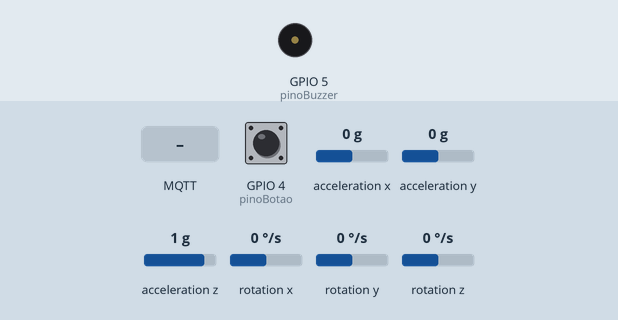
This sketch was run on a simulated ESP32. On the bench: buzzer (waves = sounding, pin HIGH). The inputs (shaded band) are chosen by the test bench; at power-on: GPIO 4 (pinoBotao) HIGH, acceleration x 0 g, acceleration y 0 g, acceleration z 1 g, rotation x 0 °/s, rotation y 0 °/s, rotation z 0 °/s. WiFi joins after 1.5 s; servers stay silent unless stated; no MQTT or app messages arrive unless stated; what the sketch prints to the serial monitor is not drawn.

Above: at 2.7 s.
2.8 s: MQTT message "BUZZER_ON" arrives on the first subscribed topic
At 3.9 s:
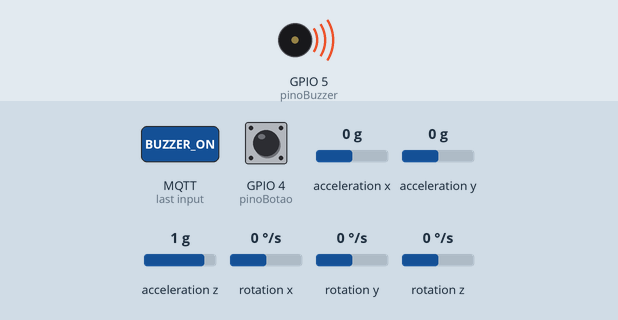
4.4 s: GPIO 4 (pinoBotao) pulled LOW for 1 s
At 5.2 s:
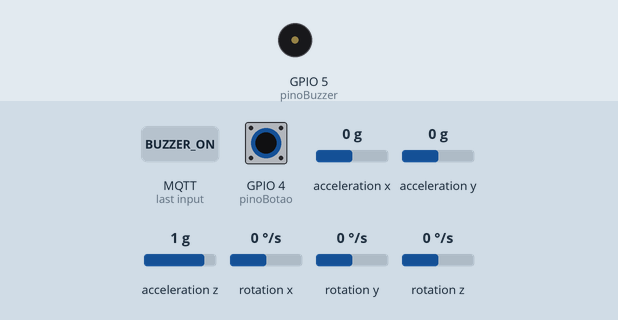
10.0 s: acceleration x set to -0.8 g
11.5 s: acceleration x set to -1.1 g
At 11.9 s:
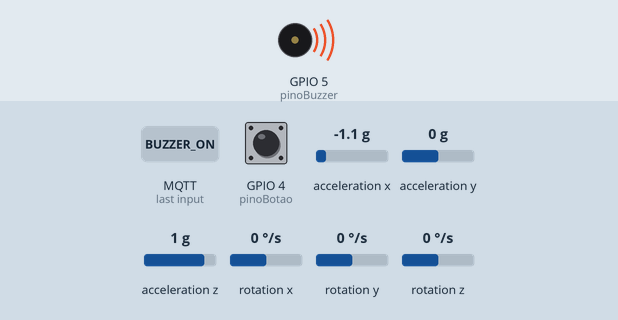
Timing chart, 0 to 14.1 s (numbered marks = the images above; inputs shaded):
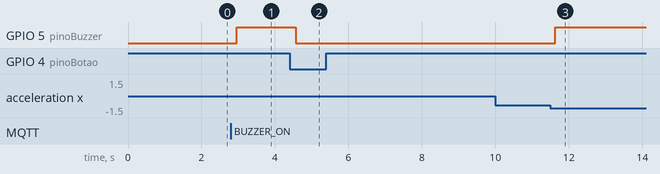

Measured:
- the behaviour switches between -0.9 and -1 g on acceleration x (found by bisection; images 2 and 3)
- after the input at 2.8 s, GPIO 5 (pinoBuzzer): LOW → HIGH after 0.16 s
- after the input at 4.4 s, GPIO 5 (pinoBuzzer): HIGH → LOW after 0.16 s
- after the input at 10.0 s, every drawn part: stays the same
- after the input at 11.5 s, GPIO 5 (pinoBuzzer): LOW → HIGH after 0.13 s

The sketch:

objetos_inteligentes.ino
```cpp
#include <WiFi.h>
#include <Wire.h>
#include <MPU6050.h>
#include <PubSubClient.h>

// ---------- DADOS DO WI-FI ----------
const char* ssid = "Rafita";
const char* password = "25060528";

// ---------- DADOS DO BROKER MQTT ----------
const char* mqtt_server = "test.mosquitto.org";
const int mqtt_port = 1883;
const char* topic_sensor = "alarme/queda";    // envio de alerta
const char* topic_comando = "alarme/comando"; // comando remoto

WiFiClient espClient;
PubSubClient client(espClient);

// ---------- MPU ----------
MPU6050 mpu;

// ---------- PINOS ----------
const int pinoBotao = 4;
const int pinoBuzzer = 5;

// ---------- SISTEMA ----------
bool sistemaAtivo = false;
bool quedaDetectada = false;
float limiteQueda = 1.4;

// ---------- TEMPO ----------
unsigned long ultimoEnvio = 0;

// ---------- FUNÇÕES ----------
void conectarWiFi() {
  Serial.print("Conectando ao Wi-Fi");
  WiFi.begin(ssid, password);
  while (WiFi.status() != WL_CONNECTED) {
    delay(500);
    Serial.print(".");
  }
  Serial.println("\n✅ Conectado!");
  Serial.print("IP: ");
  Serial.println(WiFi.localIP());
}

void callback(char* topic, byte* payload, unsigned int length) {
  // Recebe comando via MQTT
  String msg;
  for (int i = 0; i < length; i++) msg += (char)payload[i];

  Serial.print("Mensagem recebida: ");
  Serial.println(msg);

  if (String(topic) == topic_comando) {
    if (msg == "ATIVAR") {
      sistemaAtivo = true;
      quedaDetectada = false;
      digitalWrite(pinoBuzzer, LOW);
      Serial.println("✅ Sistema ATIVADO via MQTT");
    } else if (msg == "DESATIVAR") {
      sistemaAtivo = false;
      digitalWrite(pinoBuzzer, LOW);
      Serial.println("⛔ Sistema DESATIVADO via MQTT");
    } else if (msg == "BUZZER_ON") {
      digitalWrite(pinoBuzzer, HIGH);
      Serial.println("🔊 Buzzer LIGADO via MQTT");
    } else if (msg == "BUZZER_OFF") {
      digitalWrite(pinoBuzzer, LOW);
      Serial.println("🔇 Buzzer DESLIGADO via MQTT");
    }
  }
}

void conectarMQTT() {
  client.setServer(mqtt_server, mqtt_port);
  client.setCallback(callback);

  while (!client.connected()) {
    Serial.print("Conectando ao broker MQTT...");
    if (client.connect("ESP32Alarme")) {
      Serial.println("✅ Conectado ao broker!");
      client.subscribe(topic_comando);
      client.publish(topic_sensor, "ESP32 Online e pronto!"); // mensagem inicial
    } else {
      Serial.print("Falha, rc=");
      Serial.print(client.state());
      Serial.println(" tentando novamente em 5s");
      delay(5000);
    }
  }
}

// ---------- SETUP ----------
void setup() {
  Serial.begin(115200);
  Wire.begin();

  pinMode(pinoBotao, INPUT_PULLUP);
  pinMode(pinoBuzzer, OUTPUT);
  digitalWrite(pinoBuzzer, LOW);

  mpu.initialize();

  conectarWiFi();
  conectarMQTT();

  Serial.println("=== SISTEMA DE ALARME DE QUEDA ===");
  Serial.println("Aperte o botão para ATIVAR/DESATIVAR");
  Serial.println("=================================");
}

// ---------- LOOP ----------
void loop() {
  if (!client.connected()) {
    conectarMQTT();
  }
  client.loop();

  // ---------- BOTÃO FÍSICO ----------
  static bool ultimoEstado = HIGH;
  bool estadoAtual = digitalRead(pinoBotao);

  if (ultimoEstado == HIGH && estadoAtual == LOW) {
    sistemaAtivo = !sistemaAtivo;
    quedaDetectada = false;
    digitalWrite(pinoBuzzer, LOW);

    if (sistemaAtivo) {
      Serial.println("✅ Sistema ATIVADO pelo botão");
      client.publish(topic_sensor, "Sistema ATIVADO pelo botão");
    } else {
      Serial.println("⛔ Sistema DESATIVADO pelo botão");
      client.publish(topic_sensor, "Sistema DESATIVADO pelo botão");
    }
    delay(400); // debounce
  }
  ultimoEstado = estadoAtual;

  // ---------- DETECÇÃO DE QUEDA ----------
  if (sistemaAtivo) {
    int16_t ax, ay, az;
    mpu.getAcceleration(&ax, &ay, &az);

    float x = ax / 16384.0;
    float y = ay / 16384.0;
    float z = az / 16384.0;

    float forca = sqrt(x * x + y * y + z * z);
    Serial.print("Força: ");
    Serial.println(forca);

    if (forca > limiteQueda && !quedaDetectada) {
      quedaDetectada = true;
      digitalWrite(pinoBuzzer, HIGH);

      unsigned long agora = millis();
      if (agora - ultimoEnvio > 5000) {
        client.publish(topic_sensor, "🚨 ALERTA! QUEDA DETECTADA!");
        Serial.println("📨 Mensagem enviada via MQTT!");
        ultimoEnvio = agora;
      }
    }
  }

  delay(200);
}
```
